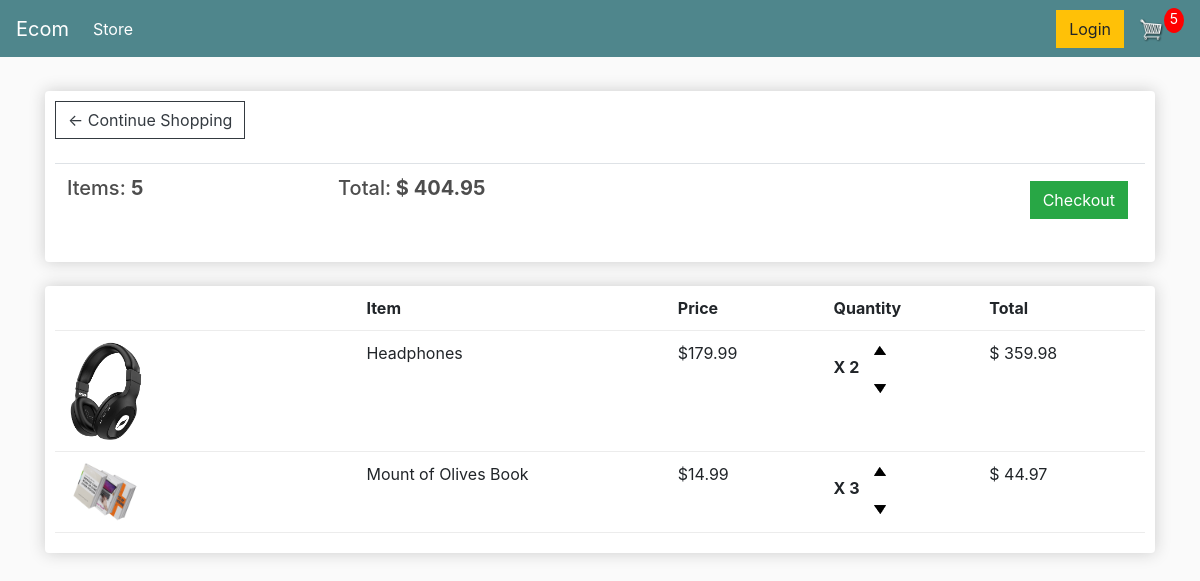
The app's page /cart/ (signed in) with its own data.
### store/models.py (models this page shows, shortened)
class Order(models.Model):
    customer = models.ForeignKey(Customer, null=True, blank=True, on_delete=models.SET_NULL)
    date_ordered = models.DateTimeField(auto_now_add=True)
    complete = models.BooleanField(default=False, null=True, blank=False)
    transaction_id = models.CharField(max_length=127, null=True)
    @property
    def get_cart_total(self):
        orderitems = self.orderitem_set.all()
        total = sum([item.get_total for item in orderitems])
        return total
    @property
    def get_cart_items(self):
        orderitems = self.orderitem_set.all()
        total = sum([item.quantity for item in orderitems])
        return total

class OrderItem(models.Model):
    product = models.ForeignKey(Product, null=True, on_delete=models.SET_NULL)
    order = models.ForeignKey(Order, null=True, on_delete=models.SET_NULL)
    quantity = models.IntegerField(default=0, null=True, blank=True)
    date_added = models.DateTimeField(auto_now_add=True)
    @property
    def get_total(self):
        total = self.product.price * self.quantity
        return total

class Product(models.Model):
    name = models.CharField(max_length=255, null=True)
    price = models.DecimalField(max_digits=7, decimal_places=2)
    digital = models.BooleanField(default=False, null=True, blank=True)
    image = models.ImageField(null=True, blank=True)
    @property
    def imageURL(self):
        try:
            url = self.image.url
        except:
            url = "static/images/no-image.png"
        return url

### store/views.py (the view)
# urls.py: path("cart/", views.cart, name="cart"),
def cart(request):
    data = cartData(request)
    cartItems = data["cartItems"]
    order = data["order"]
    items = data["items"]
    context = {"items":items, "order":order, 'cartItems':cartItems}
    return render(request, "store/cart.html", context)

### store/utils.py (called while the page is built)
def cartData(request):
    if request.user.is_authenticated:
        customer = request.user.customer
        order, created = Order.objects.get_or_create(customer=customer, complete=False)
        items = order.orderitem_set.all()
        cartItems = order.get_cart_items
    else:
        cookieData = cookieCart(request)
        cartItems = cookieData["cartItems"]
        order = cookieData["order"]
        items = cookieData["items"]
    return {"items":items, "order":order, "cartItems":cartItems}

### store/templates/store/cart.html
{% extends 'store/main.html' %}
{% load static %}
{% block content %}
	<div class="row">
		<div class="col-lg-12">
			<div class="box-element">
				<a  class="btn btn-outline-dark" href="{% url 'store' %}">&#x2190; Continue Shopping</a>
				<br>
				<br>
				<table class="table">
					<tr>
						<th><h5>Items: <strong>{{order.get_cart_items}}</strong></h5></th>
						<th><h5>Total:<strong> $ {{order.get_cart_total|floatformat:2}}</strong></h5></th>
						<th>
							<a  style="float:right; margin:5px;" class="btn btn-success" href="{% url 'checkout' %}">Checkout</a>
						</th>
					</tr>
				</table>
			</div>
			<br>
			<div class="box-element">
				<div class="cart-row">
					<div style="flex:2"></div>
					<div style="flex:2"><strong>Item</strong></div>
					<div style="flex:1"><strong>Price</strong></div>
					<div style="flex:1"><strong>Quantity</strong></div>
					<div style="flex:1"><strong>Total</strong></div>
				</div>
				{% for item in items %}
				<div class="cart-row">
					<div style="flex:2"><img class="row-image" src="{{item.product.imageURL}}"></div>
					<div style="flex:2"><p>{{item.product.name}}</p></div>
					<div style="flex:1"><p>${{item.product.price|floatformat:2}}</p></div>
					<div style="flex:1">
						<p class="quantity">X {{item.quantity}} </p>
						<div class="quantity">
							<img data-product="{{item.product.id}}" data-action="add" class="chg-quantity update-cart" src="{% static  'images/arrow-up.png' %}">
							<br>
							<img data-product="{{item.product.id}}" data-action="remove" class="chg-quantity update-cart" src="{% static  'images/arrow-down.png' %}">
						</div>
					</div>
					<div style="flex:1"><p>$ {{item.get_total}}</p></div>
				</div>
				{% endfor %}
			</div>
		</div>
	</div>
{% endblock content %}

### store/templates/store/main.html (shortened to what this page needs)
<!DOCTYPE html>
{% load static %}
<html>
<head>
	<link rel="stylesheet" href="https://stackpath.bootstrapcdn.com/bootstrap/4.4.1/css/bootstrap.min.css">
	<link rel="stylesheet" type="text/css" href="{% static 'css/main.css' %}">
</head>
<body>
	<nav class="navbar navbar-expand-lg navbar-dark bg-dark">
		<a class="navbar-brand" href="{% url 'store' %}">Ecom</a>
		<div class="collapse navbar-collapse" id="navbarSupportedContent">
		  <ul class="navbar-nav mr-auto">
			<li class="nav-item active">
			  <a class="nav-link" href="{% url 'store' %}">Store <span class="sr-only">(current)</span></a>
			</li>
		  </ul>
		  <div class="form-inline my-2 my-lg-0">
			   <a href="#"class="btn btn-warning">Login</a>
			   <a href="{% url 'cart' %}">
				  <img  id="cart-icon" src="{% static 'images/cart.png' %}">
			  </a>
			  <p id="cart-total">{{cartItems}}</p>
		  </div>
		</div>
	  </nav>
     <div class="container">
            <br>
            {% block content %}
            {% endblock content %}
         </div>
</body>
</html>

### static/css/main.css (style rules this page uses)
body { background-color: hsl(0, 0%, 98%); }
h1,h2,h3,h4,h5,h6 { color:hsl(0, 0%, 30%); }
.box-element { box-shadow:hsl(0, 0%, 80%) 0 0 16px; background-color: #fff; border-radius: 4px; padding: 10px; }
.bg-dark { background-color: #4f868c!important; }
#cart-icon { width:25px; display: inline-block; margin-left: 15px; }
#cart-total { display: block; text-align: center; color:#fff; background-color: red; width: 20px; height: 25px; border-radius: 50%; font-size: 14px; }
.col-lg-4, .col-lg-6, .col-lg-8, .col-lg-12 { margin-top: 10px; }
.btn { border-radius: 0; }
.row-image { width: 100px; }
.cart-row { display: flex; align-items: flex-stretch; padding-bottom: 10px; margin-bottom: 10px; border-bottom: 1px solid #ececec; }
.quantity { display: inline-block; font-weight: 700; padding-right:10px; }
.chg-quantity { width: 12px; cursor: pointer; display: block; margin-top: 5px; transition:.1s; }

### records on screen
Order: get_cart_items "5", get_cart_total "404.95"
OrderItem: product.imageURL (picture), product.name "Headphones", product.price "179.99", quantity "2", get_total "359.98"
OrderItem: product.imageURL (picture), product.name "Mount of Olives Book", product.price "14.99", quantity "3", get_total "44.97"

### other values on screen
{{ cartItems }} "5"
